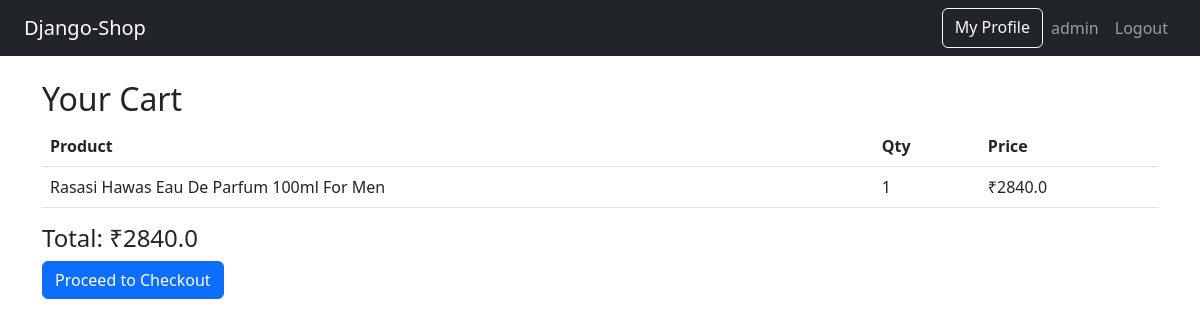
The app's page /cart/ (signed in) with its own data.
### store/models.py (models this page shows, shortened)
class CartItem(models.Model):
    user = models.ForeignKey(User, on_delete=models.CASCADE)
    product = models.ForeignKey(Product, on_delete=models.CASCADE)
    quantity = models.PositiveIntegerField(default=1)

class Product(models.Model):
    title = models.CharField(max_length=100)
    description = models.TextField()
    price = models.FloatField()
    image = models.ImageField(upload_to='products/')
    category = models.ForeignKey(Category, on_delete=models.CASCADE)

### store/views.py (the view)
# urls.py: path('cart/', views.cart_view, name='cart'),
@login_required
def cart_view(request):
    cart_items = CartItem.objects.filter(user=request.user)
    for item in cart_items:
        item.total_price = item.product.price * item.quantity
    total = sum(item.total_price for item in cart_items)
    return render(request,'store/cart.html', {'cart_items': cart_items, 'total': total})

### store/templates/store/cart.html
{% extends 'store/base.html' %}
{% block content %}
<h2>Your Cart</h2>
<table class="table">
  <thead>
    <tr>
      <th>Product</th>
      <th>Qty</th>
      <th>Price</th>
    </tr>
  </thead>
  <tbody>
    {% for item in cart_items %}
    <tr>
      <td>{{ item.product.title }}</td>
      <td>{{ item.quantity }}</td>
      <td>₹{{ item.total_price}}</td>
    </tr>
    {% endfor %}
  </tbody>
</table>
<h4>Total: ₹{{ total }}</h4>
<a href="{% url 'checkout' %}" class="btn btn-primary">Proceed to Checkout</a>
{% endblock %}

### store/templates/store/base.html (shortened to what this page needs)
<!DOCTYPE html>
<html lang="en">
<head>
    <link href="https://cdn.jsdelivr.net/npm/bootstrap@5.3.0/dist/css/bootstrap.min.css" rel="stylesheet">
</head>
<body>
<nav class="navbar navbar-expand-lg navbar-dark bg-dark px-4">
  <a class="navbar-brand" href="/">Django-Shop</a>
  <div class="collapse navbar-collapse">
    <ul class="navbar-nav ms-auto">
      <a href="{% url 'user_profile' %}" class="btn btn-outline-light ms-auto">My Profile</a>
      {% if user.is_authenticated %}
        <li class="nav-item"><a class="nav-link" href="#">{{ user.username }}</a></li>
        <li class="nav-item"><a class="nav-link" href="{% url 'logout' %}">Logout</a></li>
      {% else %}
        <li class="nav-item"><a class="nav-link" href="{% url 'login' %}">Login</a></li>
        <li class="nav-item"><a class="nav-link" href="{% url 'register' %}">Register</a></li>
      {% endif %}
    </ul>
  </div>
</nav>
<div class="container mt-4">
    {% block content %}{% endblock %}
</div>
</body>
</html>

### records on screen
CartItem: product "Rasasi Hawas Eau De Parfum 100ml For Men", quantity "1", total_price "2840.0"

### other values on screen
{{ user.username }} "admin"
{{ total }} "2840.0"
